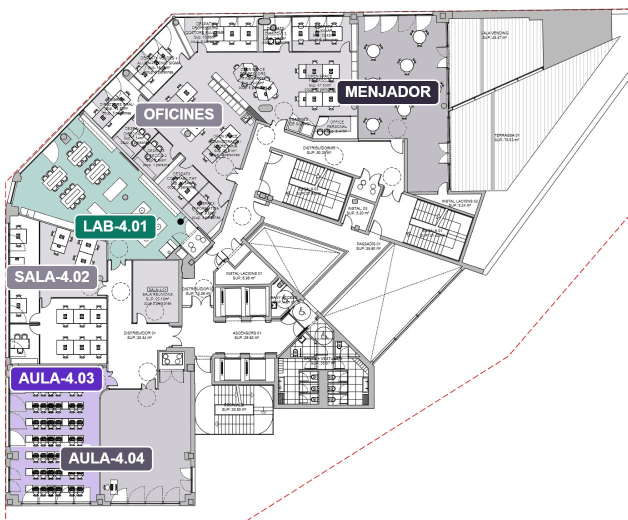
#> input picture OriginalFloorplan/img25.jpg, 1255 x 1040 px (shown at 1/2 size)
$ python review_img25.py
#> lines starting #> are read from the running program, lines starting #| are printed output that depends on the picture
from PIL import Image, ImageDraw, ImageOps
from pathlib import Path
ROOT=Path(__file__).resolve().parents[1]
im=Image.open(ROOT/'OriginalFloorplan/img25.jpg').convert('RGB')
#> im is the input picture: PIL image 1255x1040 RGB; mean R, G, B 222.5, 222.5, 224.7
dest=ROOT/'work-img25/review'
dest.mkdir(exist_ok=True)
boxes={'north':(330,15,915,150),'northwest':(145,70,405,300),'office':(210,235,525,500),'labpassage':(195,440,500,660),'west':(5,410,275,785),'south':(5,725,400,1020),'core':(420,545,755,825),'stairs':(475,265,980,550)}
for name,b in {'passage-door':(390,480,485,550),'office-door':(180,545,230,603),'classroom-door':(205,732,250,784)}.items():
    o=im.crop(b).resize(((b[2]-b[0])*7,(b[3]-b[1])*7))
    d=ImageDraw.Draw(o)
    for x in range((b[0]//10+1)*10,b[2],10):
        px=(x-b[0])*7
        d.line((px,0,px,o.height),fill='#68cbd5')
        d.text((px+1,1),str(x),fill='#002863')
    for y in range((b[1]//10+1)*10,b[3],10):
        py=(y-b[1])*7
        d.line((0,py,o.width,py),fill='#68cbd5')
        d.text((1,py+1),str(y),fill='#002863')
    o.save(dest/(name+'.png'))
#> this loop made 3 passes
#> pass 1, `o.save(dest/(name+'.png'))`:
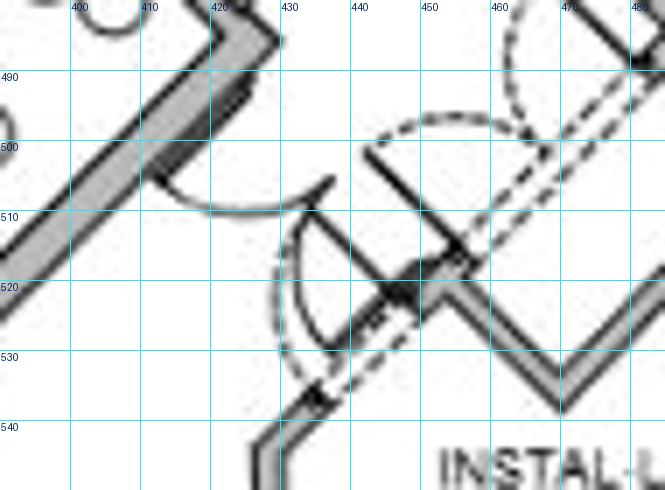
#> saved as passage-door.png: PIL image 665x490 RGB; mean R, G, B 218.9, 221.6, 221.9
#> after the loop:
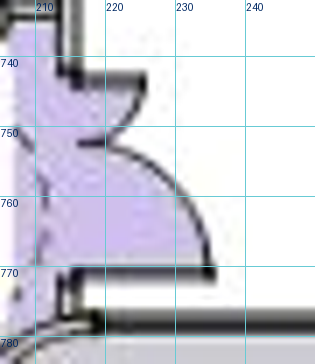
#> o: PIL image 315x364 RGB; mean R, G, B 206.3, 205.7, 216.3
for name, box in boxes.items():
    crop=im.crop(box).resize(((box[2]-box[0])*3,(box[3]-box[1])*3))
    crop.save(dest/(name+'-source.png'))
    d=ImageDraw.Draw(crop)
    for x in range(((box[0]+24)//25)*25,box[2],25):
        xx=(x-box[0])*3
        d.line((xx,0,xx,crop.height),fill='#63bdd0',width=1)
        d.text((xx+2,2),str(x),fill='#005f99')
    for y in range(((box[1]+24)//25)*25,box[3],25):
        yy=(y-box[1])*3
        d.line((0,yy,crop.width,yy),fill='#63bdd0',width=1)
        d.text((2,yy+2),str(y),fill='#005f99')
    crop.save(dest/(name+'-grid.png'))
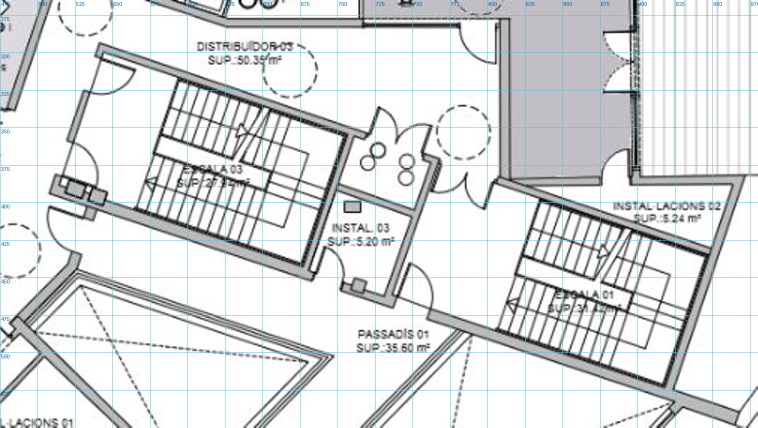
#> crop: PIL image 1515x855 RGB (shown at 1/2 size); mean R, G, B 218.9, 221.2, 222.2

preview=ROOT/'work-img25/preview.png'
if preview.exists():
    trace=Image.open(preview).convert('RGB').resize(im.size)
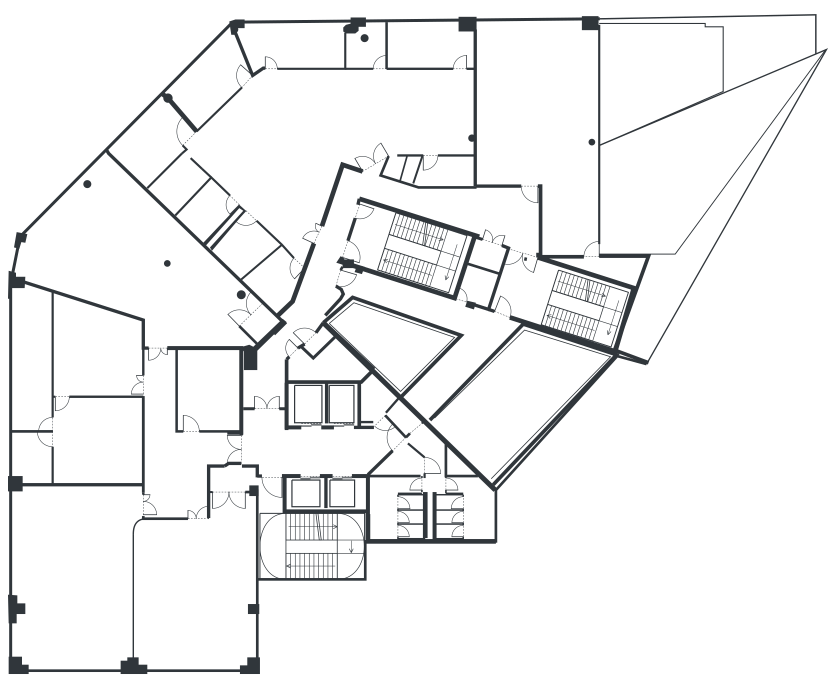
#> input picture work-img25/preview.png, 1673 x 1387 px (shown at 1/2 size)
    mask=ImageOps.invert(trace.convert('L')).point(lambda x:int(x*.72))
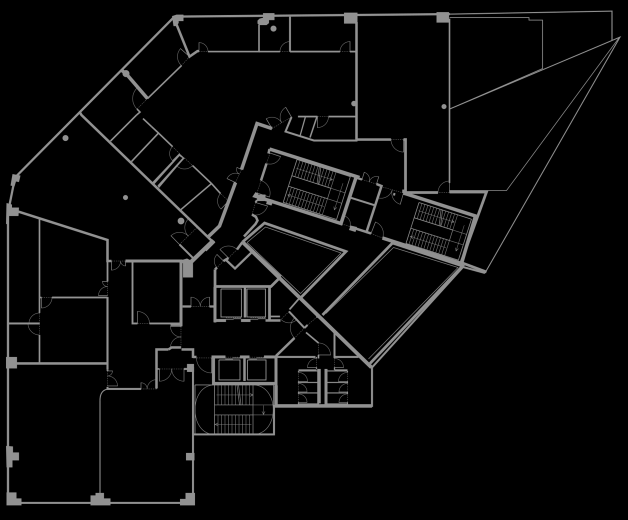
#> mask: PIL image 1255x1040 L (shown at 1/2 size); min 0, max 159, mean 9.2
    overlay=Image.composite(Image.new('RGB',im.size,'#e40035'),im,mask)
    for name,box in boxes.items():
        overlay.crop(box).resize(((box[2]-box[0])*3,(box[3]-box[1])*3)).save(dest/(name+'-overlay.png'))
#> this loop made 8 passes
#> pass 1, `overlay.crop(box).resize(((box[2]-box[0])*3,(box[3]-box[1])*3)).save(d..`:
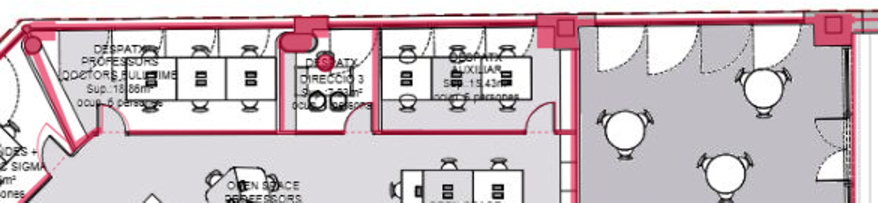
#> saved as north-overlay.png: PIL image 1755x405 RGB (shown at 1/2 size); mean R, G, B 205.4, 191.7, 197
#> pass 2, `overlay.crop(box).resize(((box[2]-box[0])*3,(box[3]-box[1])*3)).save(d..`:
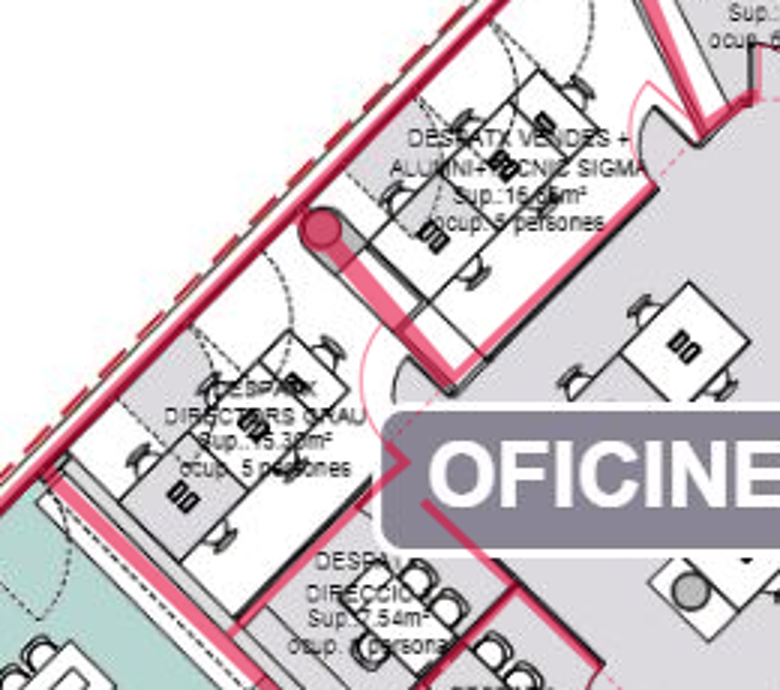
#> saved as northwest-overlay.png: PIL image 780x690 RGB; mean R, G, B 210.2, 201.7, 205.6
